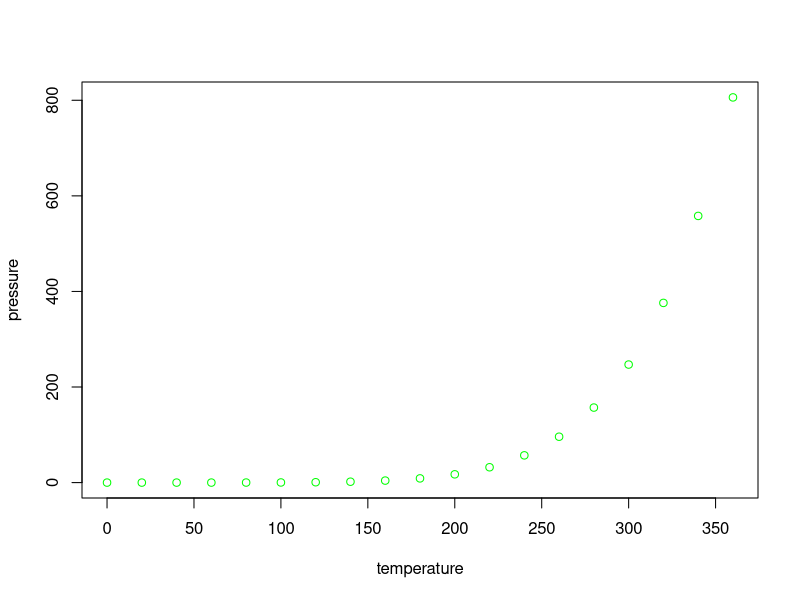

Write R code to recreate this figure.
## ---- chunk 1
knitr::opts_chunk$set(echo = TRUE)
## ---- chunk 2
summary(cars)
## ---- chunk 3
plot(pressure, col = 'green')
